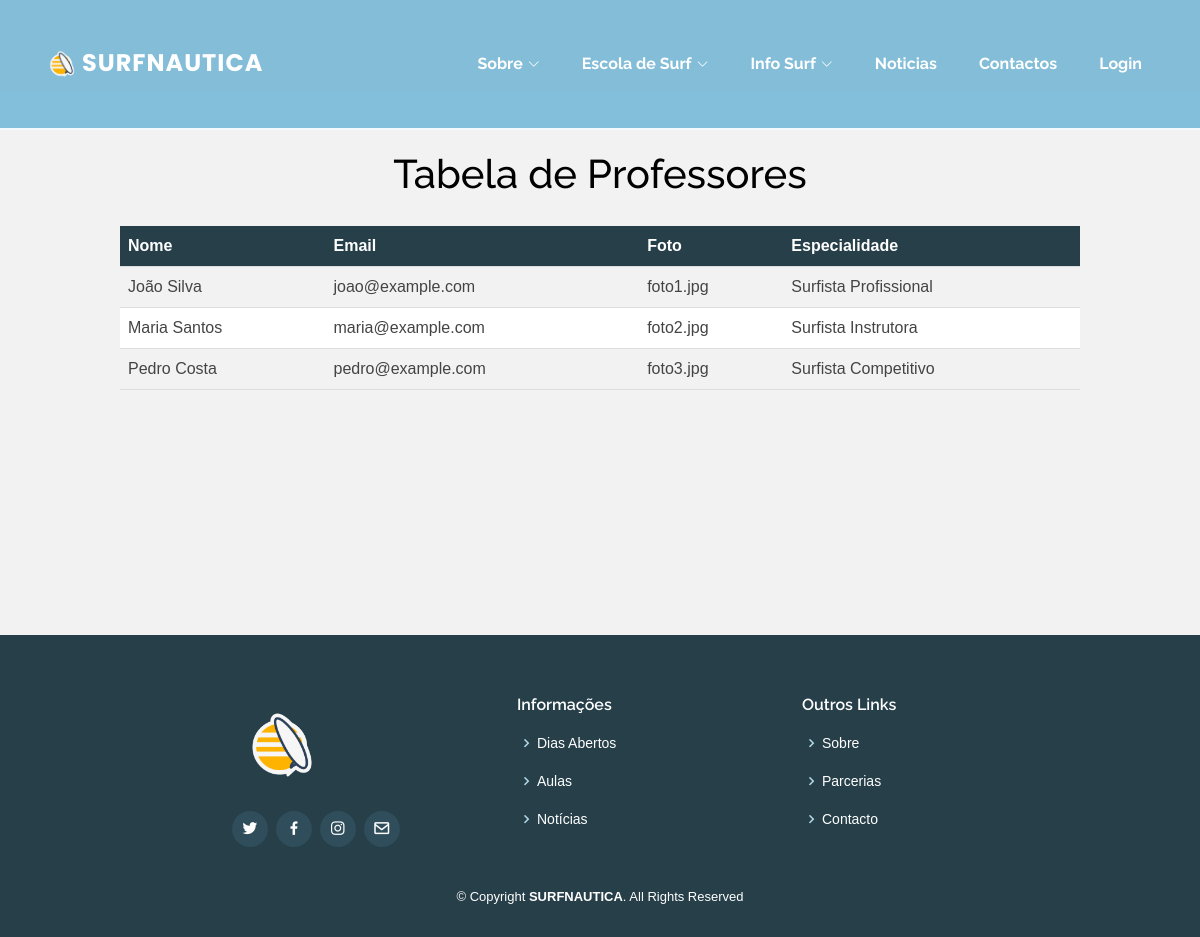
Screenshot of /Daniel_Silva/professores.php with the database file from the repository.
### tables this page shows
CREATE TABLE IF NOT EXISTS `professor` (
  `id_prof` INT(11) NOT NULL AUTO_INCREMENT,
  `nome` VARCHAR(50) NOT NULL,
  `email` VARCHAR(50) NOT NULL,
  `foto` VARCHAR(50),
  `especialidade` VARCHAR(70) NOT NULL,
  `id` INT(11) NOT NULL,
  PRIMARY KEY (`id_prof`),
  INDEX `fk_professor_users_idx` (`id` ASC),
  CONSTRAINT `fk_professor_users`
    FOREIGN KEY (`id`)
    REFERENCES `users` (`id`)
    ON DELETE NO ACTION
    ON UPDATE NO ACTION);

### Daniel_Silva/professores.php (the view, shortened to what this page needs)
<!DOCTYPE html>
<html>
<head>
    <?php
  require_once 'sheets/head.php';
  ?>
    <link rel="stylesheet" type="text/css" href="styles_prof.css">
</head>
<body>
<header id="header" class="fixed-top ">
    <?php
    require_once 'sheets/navbar.php';
    ?>
  </header>
  <main id="main">
    <section class="breadcrumbs">
    </section>
    <h1>Tabela de Professores</h1>
    <table>
        <tr>
            <th>Nome</th>
            <th>Email</th>
            <th>Foto</th>
            <th>Especialidade</th>
        </tr>
        <?php
            $serverName="localhost";
            $userName="root";
            $password="";
            $baseDados="surfnautica";
            $conn=mysqli_connect($serverName,$userName,$password,$baseDados);
              $sql = "SELECT nome, email, foto, especialidade FROM professor";
              $result = mysqli_query($conn, $sql);
              if (mysqli_num_rows($result) > 0) {
                  while ($row = mysqli_fetch_assoc($result)) {
                      echo "<tr>";
                      echo "<td>" . $row["nome"] . "</td>";
                      echo "<td>" . $row["email"] . "</td>";
                      echo "<td>" . $row["foto"] . "</td>";
                      echo "<td>" . $row["especialidade"] . "</td>";
                      echo "</tr>";
                  }
              } else {
                  echo "<tr><td colspan='6'>Nenhum professor encontrado.</td></tr>";
              }
        ?>
    </table>
            </main>
    <footer id="footer">
    <?php
    require_once 'sheets/footer.php';
    ?>
  </footer>
</body>
</html>

### Daniel_Silva/assets/css/style.css (style rules this page uses)
body { font-family: "Open Sans", sans-serif; color: #444444; }
h1, h2, h3, h4, h5, h6 { font-family: "Raleway", sans-serif; }
#main { margin-top: 90px; }
#header { transition: all 0.5s; z-index: 997; transition: all 0.5s; padding: 24px 0; background: rgba(103, 176, 209, 0.8); }
section { padding: 60px 0; overflow: hidden; }
.breadcrumbs { padding: 15px 0; background-color: #f4f9fc; min-height: 40px; }
#footer { background: #263f49; padding: 0 0 0 0; color: #fff; font-size: 14px; }

### Daniel_Silva/styles_prof.css (style rules this page uses)
body { background-color: #F2F2F2; font-family: Arial, sans-serif; padding: 0; }
h1 { color: black; text-align: center; padding: 20px 0; }
table { border-collapse: collapse; width: 80%; background-color: #FFFFFF; margin: auto; margin-bottom: 245px; }
th, td { padding: 8px; text-align: left; border-bottom: 1px solid #ddd; }
th { background-color: #263f49; color: #FFFFFF; }
tr:nth-child(even) { background-color: #F2F2F2; }

### rows the page displays
professor: nome "João Silva", email "joao@example.com", foto "foto1.jpg", especialidade "Surfista Profissional"
professor: nome "Maria Santos", email "maria@example.com", foto "foto2.jpg", especialidade "Surfista Instrutora"
professor: nome "Pedro Costa", email "pedro@example.com", foto "foto3.jpg", especialidade "Surfista Competitivo"
